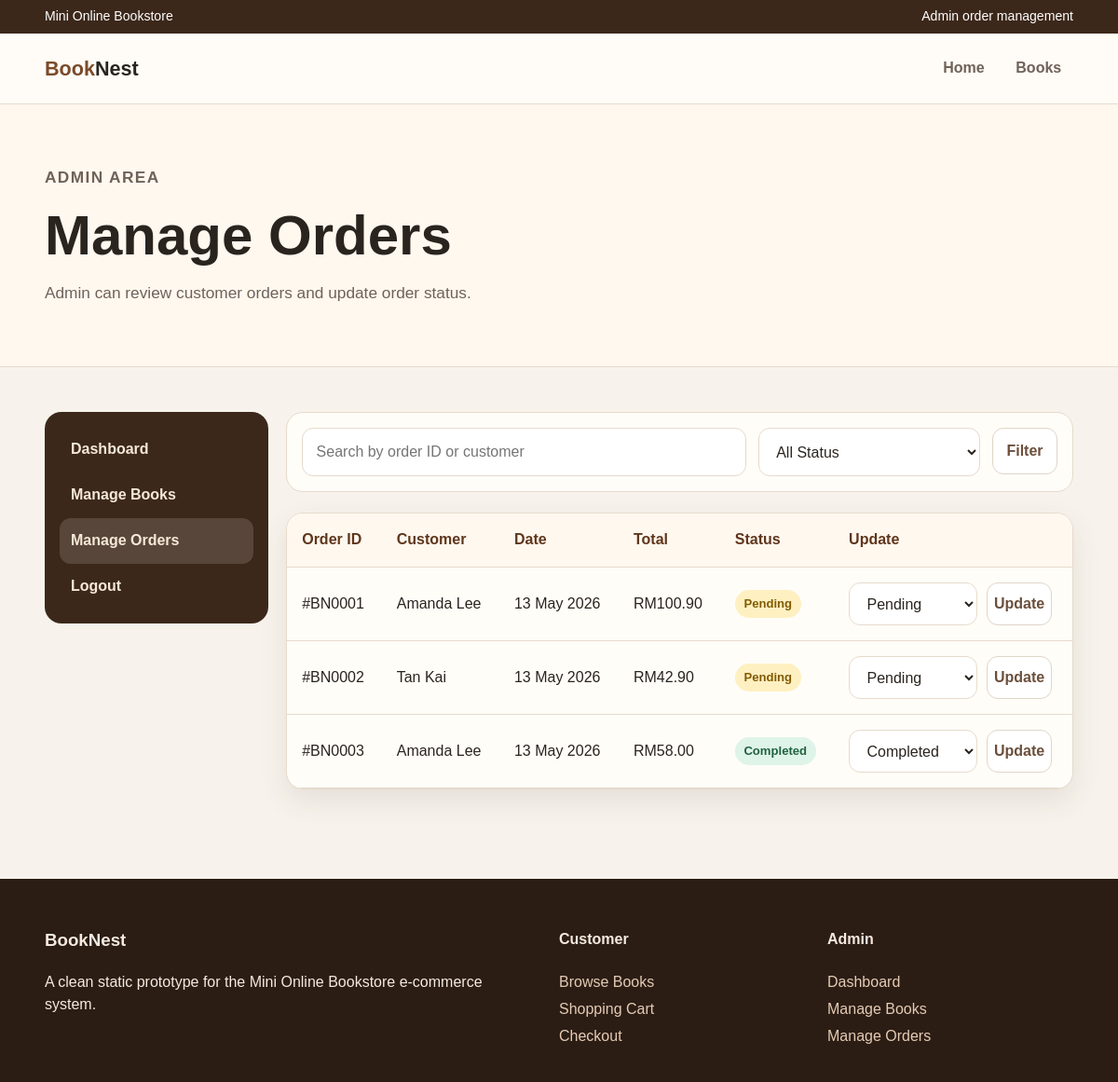
The app's page /admin/manage-orders.php (signed in) with its own data.
### tables this page shows
CREATE TABLE `orders` (
  `order_id` int(11) NOT NULL,
  `user_id` int(11) DEFAULT NULL,
  `total_amount` decimal(10,2) NOT NULL,
  `status` enum('Pending','Processing','Completed','Cancelled') DEFAULT 'Pending',
  `order_date` timestamp NOT NULL DEFAULT current_timestamp()
);

CREATE TABLE `users` (
  `user_id` int(11) NOT NULL,
  `name` varchar(100) NOT NULL,
  `email` varchar(100) NOT NULL,
  `password` varchar(255) NOT NULL,
  `role` enum('customer','admin') NOT NULL DEFAULT 'customer',
  `contact` varchar(20) DEFAULT NULL,
  `created_at` timestamp NOT NULL DEFAULT current_timestamp()
);

### admin/manage-orders.php (the view, shortened to what this page needs)
<?php
include '../app.php';
$search = isset($_GET['search']) ? $_GET['search'] : '';
$sql = "
    SELECT orders.order_id, users.name, orders.order_date, orders.total_amount, orders.status
    FROM orders
    LEFT JOIN users ON orders.user_id = users.user_id
    WHERE 1
";
$sql .= " ORDER BY orders.order_date DESC";
$stmt = $conn->prepare($sql);
$stmt->execute();
$orders = $stmt->get_result();
?>
<!DOCTYPE html>
<html lang="en">
<head>
<link rel="stylesheet" href="../css/style.css?v=123">
</head>
<body>
    <div class="topbar">
        <div class="container">
            <span>Mini Online Bookstore</span>
            <span>Admin order management</span>
        </div>
    </div>
    <header class="navbar">
        <div class="container nav-inner">
            <a class="brand" href="index.php">
                Book<span>Nest</span>
            </a>
            <nav class="nav-links">
                <a href="../index.php">Home</a>
                <a href="../books/books.php">Books</a>
            </nav>
        </div>
    </header>
    <section class="page-title">
        <div class="container">
            <p class="eyebrow">Admin Area</p>
            <h1>Manage Orders</h1>
            <p>Admin can review customer orders and update order status.</p>
        </div>
    </section>
    <main class="section">
        <div class="container admin-layout">
            <aside class="sidebar">
                <a href="admin-dashboard.php">Dashboard</a>
                <a href="manage-books.php">Manage Books</a>
                <a class="active" href="manage-orders.php">Manage Orders</a>
                <a href="../auth/logout.php">Logout</a>
            </aside>
            <section>
                <form method="GET" class="filters" style="grid-template-columns:2fr 1fr auto">
                    <input class="input" name="search" placeholder="Search by order ID or customer" value="<?php echo htmlspecialchars($search); ?>">
                    <select name="status-select">
                        <option>All Status</option>
                    </select>
                    <button class="btn secondary" type="submit">Filter</button>
                </form>
                <div class="table-wrap">
                    <table>
                        <thead>
                            <tr>
                                <th>Order ID</th>
                                <th>Customer</th>
                                <th>Date</th>
                                <th>Total</th>
                                <th>Status</th>
                                <th>Update</th>
                            </tr>
                        </thead>
                        <tbody>
                            <?php while ($order = $orders->fetch_assoc()): ?>
                            <tr>
                                <td>#BN<?php echo str_pad($order['order_id'], 4, '0', STR_PAD_LEFT); ?></td>
                                <td><?php echo htmlspecialchars($order['name']); ?></td>
                                <td><?php echo date("d M Y", strtotime($order['order_date'])); ?></td>
                                <td>RM<?php echo number_format($order['total_amount'], 2); ?></td>
                                <td>
                                    <span class="status <?php echo strtolower(trim($order['status'])); ?>">
                                        <?php echo htmlspecialchars($order['status']); ?>
                                    </span>
                                </td>
                                <td>
                                    <form method="POST" action="update-order-status.php" class="update-form">
                                        <select name="status">
                                            <option <?php if($order['status']=="Pending") echo "selected"; ?>>Pending</option>
                                            <option <?php if($order['status']=="Completed") echo "selected"; ?>>Completed</option>
                                        </select>
                                        <button class="btn secondary update-btn" type="submit">Update</button>
                                    </form>
                                </td>
                            </tr>
                            <?php endwhile; ?>
                        </tbody>
                    </table>
                </div>
            </section>
        </div>
    </main>
    <footer class="footer">
        <div class="container footer-grid">
            <div>
                <h3>BookNest</h3>
                <p>A clean static prototype for the Mini Online Bookstore e-commerce system.</p>
            </div>
            <div>
                <h4>Customer</h4>
                <a href="../books/books.php">Browse Books</a>
                <a href="../orders/cart.php">Shopping Cart</a>
                <a href="../orders/checkout.php">Checkout</a>
            </div>
            <div>
                <h4>Admin</h4>
                <a href="../admin-dashboard.php">Dashboard</a>
                <a href="../manage-books.php">Manage Books</a>
                <a href="../manage-orders.php">Manage Orders</a>
            </div>
        </div>
    </footer>
</body>
</html>

### css/style.css (style rules this page uses)
:root { --bg: #f7f3ec; --paper: #fffdf8; --ink: #2a241f; --muted: #6f6259; --line: #e6dacc; --brand: #7b4b2a; --brand-dark: #5f361c; --accent: #b87945; --soft: #efe2d2; --shadow: 0 12px 30px rgba(70, 45, 25, .10); --radius: 18px; }
* { box-sizing: border-box; }
body { margin: 0; font-family: Arial, Helvetica, sans-serif; background: var(--bg); color: var(--ink); line-height: 1.55; }
a { text-decoration: none; color: inherit; }
.container { width: min(1120px, 92%); margin: auto; }
.topbar { background: #3c281b; color: #fff; padding: .45rem 0; font-size: .88rem; }
.topbar .container { display: flex; justify-content: space-between; gap: 1rem; flex-wrap: wrap; }
.navbar { position: sticky; top: 0; z-index: 10; background: rgba(255, 253, 248, .96); border-bottom: 1px solid var(--line); }
.nav-inner { display: flex; align-items: center; justify-content: space-between; padding: 1rem 0; gap: 1rem; }
.brand { font-weight: 800; font-size: 1.35rem; color: var(--brand); }
.brand span { color: var(--ink); }
.nav-links { display: flex; gap: .5rem; flex-wrap: wrap; }
.nav-links a { padding: .55rem .8rem; border-radius: 999px; color: var(--muted); font-weight: 600; }
.nav-links a:hover, .active { background: var(--soft); color: var(--brand-dark); }
.btn { display: inline-flex; align-items: center; justify-content: center; border: 0; border-radius: 12px; padding: .75rem 1rem; background: var(--brand); color: #fff; font-weight: 700; cursor: pointer; height: 50px; font-size: 16px; }
.btn.secondary { background: #ffffff; color: #6b4f3b; border: 1px solid #e0d5c8; padding: 0.4rem 1rem; transition: all 0.2s ease; width: 70px; font-size: 16px; }
.update-form { display: flex; gap: 10px; align-items: center; }
.status-select, .update-btn { height: 46px; padding: 0 14px; border-radius: 12px; font-size: 0.85rem; font-weight: 600; }
table { border-radius: 12px; overflow: hidden; }
td .btn { margin-right: 6px; }
.input { transition: 0.2s; }
.eyebrow { color: var(--accent); font-weight: 800; text-transform: uppercase; letter-spacing: .08em; font-size: .85rem; }
.hero h1, .page-title h1 { font-size: clamp(2rem, 5vw, 4rem); line-height: 1.05; margin: .5rem 0 1rem; }
.hero p, .page-title p { font-size: 1.08rem; color: var(--muted); max-width: 650px; }
.hero-card, .card, .form-card, .summary, .stat, .table-wrap { background: var(--paper); border: 1px solid var(--line); border-radius: var(--radius); box-shadow: var(--shadow); }
.section { padding: 3rem 0; }
.page-title { padding: 3rem 0; background: #fff8ef; border-bottom: 1px solid var(--line); }
.filters { background: var(--paper); border: 1px solid var(--line); border-radius: var(--radius); padding: 1rem; display: grid; grid-template-columns: 2fr 1fr 1fr; gap: .8rem; margin-bottom: 1.4rem; }
.filters { display: grid; grid-template-columns: 2fr 1fr 1fr; gap: 0.8rem; }
.input, select, textarea { width: 100%; border: 1px solid var(--line); border-radius: 12px; padding: .78rem .9rem; background: #fff; font: inherit; color: var(--ink); }
.table-wrap { overflow: auto; }
table { width: 100%; border-collapse: collapse; min-width: 720px; }
th, td { text-align: left; padding: 1rem; border-bottom: 1px solid var(--line); }
th { background: #fff8ef; color: var(--brand-dark); }
.status { border-radius: 999px; padding: 0.3rem 0.6rem; font-size: 0.82rem; font-weight: 800; display: inline-block; }
.status.pending { background: #fff0c2; color: #825b00; }
.status.completed { background: #dff4e8; color: #216241; }
.admin-layout { display: grid; grid-template-columns: 240px 1fr; gap: 1.2rem; }
.sidebar { background: #3c281b; color: #fff; border-radius: var(--radius); padding: 1rem; height: max-content; position: sticky; top: 92px; }
.sidebar a { display: block; padding: .75rem; border-radius: 12px; color: #f6e8d7; font-weight: 700; }
.sidebar a:hover, .sidebar .active { background: rgba(255, 255, 255, .14); }
.footer { background: #2b1d14; color: #f5eadf; padding: 2rem 0; margin-top: 3rem; }
.footer-grid { display: grid; grid-template-columns: 2fr 1fr 1fr; gap: 1.5rem; }
.footer a { display: block; color: #e5cbb5; margin: .25rem 0; }

### records on screen
orders: order_id "0001", user.name "Amanda Lee", order_date "13 May 2026", total_amount "100.90", status "Pending"
orders: order_id "0002", user.name "Tan Kai", order_date "13 May 2026", total_amount "42.90", status "Pending"
orders: order_id "0003", user.name "Amanda Lee", order_date "13 May 2026", total_amount "58.00", status "Completed"
